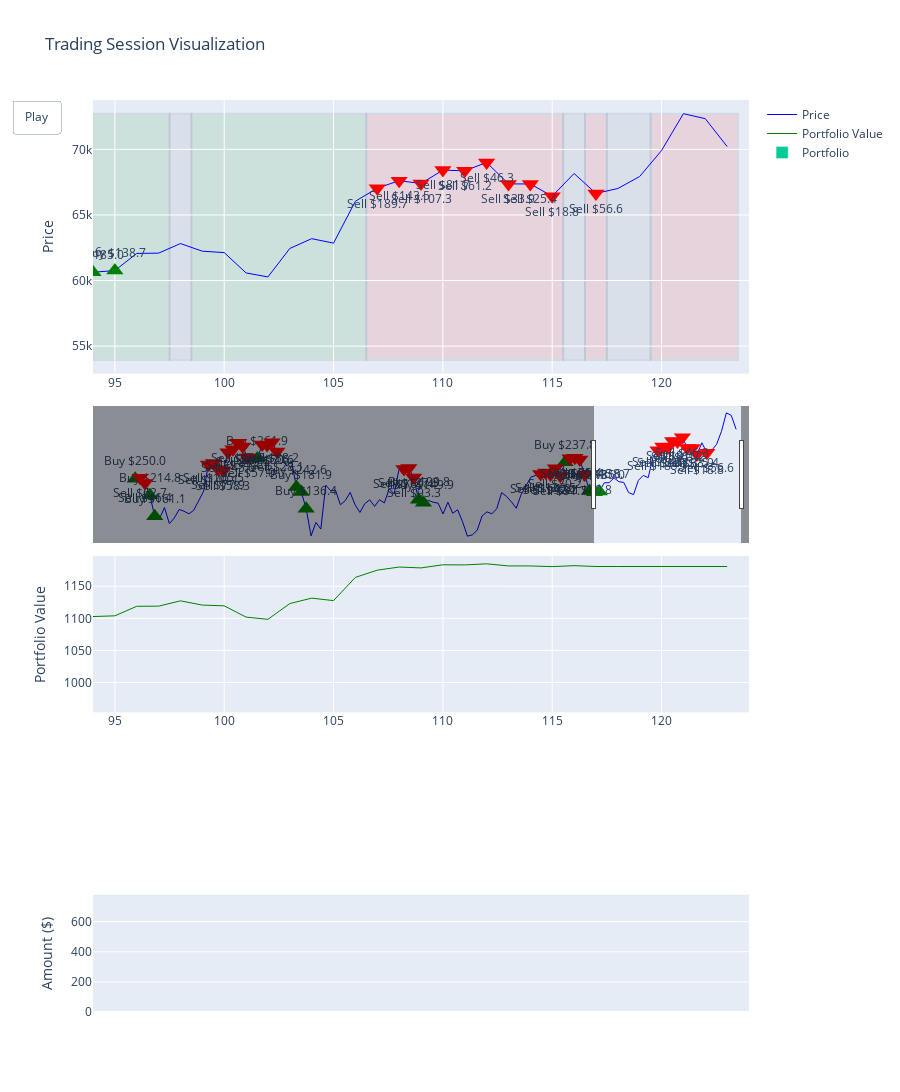

The cell this chart's notebook holds for it:
### Code cell
import plotly.graph_objects as go
from plotly.subplots import make_subplots
import numpy as np
from IPython.display import clear_output, display
import quantstats as qs

def run_trading_session(initial_balance, risk_level='medium'):
    test_data = fetch_data_with_indicators(Api.YAHOO, 'BTC-USD', '2024-05-01', '2024-11-01', '1d', ['RSI', 'EMA_50'])
    test_data = test_data.copy()
    test_data['Pct Change'] = test_data['Close'].pct_change() * 100
    test_data.dropna(inplace=True)
    peaks, properties = find_peaks(test_data['Close'], height=100, prominence=5, distance=40)
    test_data['Peak'] = 0
    test_data.loc[test_data.index[peaks], 'Peak'] = 1

    portfolio = BuySellStrategy(initial_balance, risk_level)
    eval_env = DummyVecEnv([lambda: CryptoTradingEnv(test_data)])
    eval_env = VecNormalize(eval_env, norm_obs=True, norm_reward=False)
    
    obs = eval_env.reset()
    done = False
    
    prices = []
    portfolio_values = []
    actions = []
    transactions = []
    buys = []
    sells = []
    crypto_balances = [0]
    cash_balances = [initial_balance]
    
    fig = make_subplots(rows=3, cols=1, 
                       row_heights=[0.7, 0.4, 0.3],
                       specs=[[{"type": "scatter"}],
                             [{"type": "scatter"}],
                             [{"type": "bar"}]],
                       vertical_spacing=0.2)

    fig.add_trace(
        go.Scatter(x=[], y=[], name="Price", line=dict(color="blue", width=1)),
        row=1, col=1
    )
    
    fig.add_trace(
        go.Scatter(x=[], y=[], name="Portfolio Value", line=dict(color="green", width=1)),
        row=2, col=1
    )
    
    fig.add_trace(
        go.Bar(x=['Crypto', 'Cash'], y=[0, 0], name="Portfolio"),
        row=3, col=1
    )

    fig.update_layout(
        height=1400,
        showlegend=True,
        xaxis_rangeslider_visible=True,
        hovermode='x unified',
        updatemenus=[dict(
            type="buttons",
            showactive=False,
            buttons=[dict(
                label="Play",
                method="animate",
                args=[None, {"frame": {"duration": 100, "redraw": True}}]
            )]
        )],
        title_text="Trading Session Visualization"
    )

    k = 0
    action_zones = []
    current_zone_start = 0
    current_zone_type = None
    window_size = 30

    while not done:   
        action = predict_ic(obs)
        current_price = eval_env.env_method('current_price')[0]
        traded_crypto = portfolio.interpret_action(action, current_price)
        
        total_value = portfolio.balance + (portfolio.crypto_held * current_price)
        portfolio_values.append(total_value)
        prices.append(current_price)
        actions.append(action)
        transactions.append(portfolio.transaction_history[-1])
        
        current_transaction = transactions[-1]
        crypto_value = current_transaction.get('crypto_held', 0) * current_price
        cash_balance = current_transaction.get('balance', 0)
        crypto_balances.append(crypto_value)
        cash_balances.append(cash_balance)
       
        action_type = 'buy' if action == 1 else 'sell' if action == 2 else 'hold'
        
        if current_zone_type != action_type:
            if current_zone_type is not None:
                action_zones.append((current_zone_start, k, current_zone_type))
            current_zone_start = k
            current_zone_type = action_type
            
        if traded_crypto > 0:
            if action == 1:
                buys.append(k)
            elif action == 2:
                sells.append(k)

        obs, rewards, done, info = eval_env.step([action])
        k = k + 1
        
        with fig.batch_update():
            fig.data = fig.data[:3]
            fig.data[0].x = list(range(len(prices)))
            fig.data[0].y = prices
            
            fig.data[1].x = list(range(len(portfolio_values)))
            fig.data[1].y = portfolio_values
            
            if k > window_size:
                visible_idx = k - window_size
            else:
                visible_idx = k
                
            fig.data[2].x = ['Crypto', 'Cash']
            fig.data[2].y = [crypto_balances[visible_idx], cash_balances[visible_idx]]
            
            shapes = []
            for zone_start, zone_end, zone_type in action_zones:
                color = 'green' if zone_type == 'buy' else 'red' if zone_type == 'sell' else 'gray'
                shapes.append(dict(
                    type="rect",
                    x0=zone_start-0.5,
                    x1=zone_end-0.5,
                    y0=min(prices),
                    y1=max(prices),
                    fillcolor=color,
                    opacity=0.1,
                    layer="below",
                    xref='x',
                    yref='y'
                ))
            
            if current_zone_type is not None:
                color = 'green' if current_zone_type == 'buy' else 'red' if current_zone_type == 'sell' else 'gray'
                shapes.append(dict(
                    type="rect",
                    x0=current_zone_start-0.5,
                    x1=k-0.5,
                    y0=min(prices),
                    y1=max(prices),
                    fillcolor=color,
                    opacity=0.1,
                    layer="below",
                    xref='x',
                    yref='y'
                ))
            
            fig.update_layout(shapes=shapes)
            
            if buys:
                fig.add_trace(
                    go.Scatter(
                        x=buys, 
                        y=[prices[i] for i in buys], 
                        mode='markers+text',
                        marker=dict(symbol='triangle-up', size=15, color='green'),
                        text=[f"Buy\n${transactions[i].get('trade_amount', 0):.1f}" for i in buys],
                        textposition="top center",
                        showlegend=False, 
                        hovertemplate="Buy<br>" +
                            "Price: $%{y:,.2f}<br>" +
                            "Amount: $%{customdata[0]:.2f}<br>" +
                            "Crypto: %{customdata[1]:.8f}<extra></extra>",
                        customdata=[[transactions[i].get('trade_amount', 0), 
                                   transactions[i].get('traded_crypto', 0)] for i in buys]
                    ),
                    row=1, col=1
                )
            
            if sells:
                fig.add_trace(
                    go.Scatter(
                        x=sells, 
                        y=[prices[i] for i in sells], 
                        mode='markers+text',
                        marker=dict(symbol='triangle-down', size=15, color='red'),
                        text=[f"Sell\n${transactions[i].get('trade_amount', 0):.1f}" for i in sells],
                        textposition="bottom center",
                        showlegend=False,  hovertemplate="Sell<br>" +
                            "Price: $%{y:,.2f}<br>" +
                            "Amount: $%{customdata[0]:.2f}<br>" +
                            "Crypto: %{customdata[1]:.8f}<extra></extra>",
                        customdata=[[transactions[i].get('trade_amount', 0), 
                                   transactions[i].get('traded_crypto', 0)] for i in sells]
                    ),
                    row=1, col=1
                )

            fig.update_yaxes(title_text="Price", row=1, col=1)
            fig.update_yaxes(title_text="Portfolio Value", row=2, col=1)
            fig.update_yaxes(title_text="Amount ($)", row=3, col=1)

            if k > window_size:
                fig.update_xaxes(range=[k-window_size, k])
                fig.update_xaxes(range=[k-window_size, k], row=2)
                fig.update_xaxes(range=[k-window_size, k], row=3)
                
        clear_output(wait=True)
        display(fig)
        
    return {
        'portfolio_values': portfolio_values,
        'prices': prices,
        'actions': actions,
        'transactions': transactions,
        'crypto_balances': crypto_balances,
        'cash_balances': cash_balances
    }

def generate_performance_report(results):
    portfolio_series = pd.Series(results['portfolio_values'])
    portfolio_series.index = pd.date_range(start='2024-05-01', periods=len(portfolio_series), freq='1H')
    returns = portfolio_series.pct_change().fillna(0)
    
    qs.reports.basic(returns, title='Trading Strategy Performance Report')

initial_balance = 1000.0
risk_level = 'medium'

results = run_trading_session(initial_balance, risk_level)
print(f"Final Portfolio Value: ${results['portfolio_values'][-1]:.2f}")
print(f"Total Transactions: {len(results['transactions'])}")
generate_performance_report(results)

### Figure 1 — Plotly figure (JSON) as saved in the notebook; plotly's stock layout.template omitted (floating-point values rounded to 4 significant figures)
{"data": [{"line": {"color": "blue", "width": 1}, "name": "Price", "type": "scatter", "x": [0, 1, 2, 3, 4, 5, 6, 7, 8, 9, 10, 11, 12, 13, 14, 15, 16, 17, 18, 19, 20, 21, 22, 23, 24, 25, 26, 27, 28, 29, 30, 31, 32, 33, 34, 35, 36, 37, 38, 39, 40, 41, 42, 43, 44, 45, 46, 47, 48, 49, 50, 51, 52, 53, 54, 55, 56, 57, 58, 59, 60, 61, 62, 63, 64, 65, 66, 67, 68, 69, 70, 71, 72, 73, 74, 75, 76, 77, 78, 79, 80, 81, 82, 83, 84, 85, 86, 87, 88, 89, 90, 91, 92, 93, 94, 95, 96, 97, 98, 99, 100, 101, 102, 103, 104, 105, 106, 107, 108, 109, 110, 111, 112, 113, 114, 115, 116, 117, 118, 119, 120, 121, 122, 123], "xaxis": "x", "y": [62680.0, 62850.0, 62030.0, 60170.0, 56980.0, 56660.0, 58300.0, 55850.0, 56710.0, 58010.0, 57740.0, 57340.0, 57900.0, 59230.0, 60790.0, 64870.0, 65100.0, 64120.0, 63970.0, 66710.0, 67160.0, 68150.0, 67590.0, 65930.0, 65370.0, 65780.0, 67910.0, 67810.0, 68260.0, 66820.0, 66200.0, 64620.0, 65360.0, 61420.0, 60680.0, 58120.0, 53990.0, 56030.0, 55030.0, 61710.0, 60880.0, 60950.0, 58720.0, 59350.0, 60610.0, 58740.0, 57560.0, 58890.0, 59480.0, 58480.0, 59490.0, 59010.0, 61180.0, 60380.0, 64090.0, 64180.0, 64330.0, 62880.0, 59500.0, 59030.0, 59390.0, 59120.0, 58970.0, 57330.0, 59110.0, 57430.0, 57970.0, 56160.0, 53950.0, 54140.0, 54840.0, 57020.0, 57650.0, 57340.0, 58130.0, 60570.0, 60010.0, 59180.0, 58190.0, 60310.0, 61650.0, 62940.0, 63190.0, 63390.0, 63650.0, 63330.0, 64300.0, 63140.0, 65180.0, 65790.0, 65890.0, 65640.0, 63330.0, 60840.0, 60630.0, 60760.0, 62070.0, 62090.0, 62820.0, 62240.0, 62130.0, 60580.0, 60270.0, 62450.0, 63190.0, 62850.0, 66050.0, 67040.0, 67610.0, 67400.0, 68420.0, 68360.0, 69000.0, 67370.0, 67360.0, 66430.0, 68160.0, 66640.0, 67010.0, 67930.0, 69910.0, 72720.0, 72340.0, 70220.0], "yaxis": "y"}, {"line": {"color": "green", "width": 1}, "name": "Portfolio Value", "type": "scatter", "x": [0, 1, 2, 3, 4, 5, 6, 7, 8, 9, 10, 11, 12, 13, 14, 15, 16, 17, 18, 19, 20, 21, 22, 23, 24, 25, 26, 27, 28, 29, 30, 31, 32, 33, 34, 35, 36, 37, 38, 39, 40, 41, 42, 43, 44, 45, 46, 47, 48, 49, 50, 51, 52, 53, 54, 55, 56, 57, 58, 59, 60, 61, 62, 63, 64, 65, 66, 67, 68, 69, 70, 71, 72, 73, 74, 75, 76, 77, 78, 79, 80, 81, 82, 83, 84, 85, 86, 87, 88, 89, 90, 91, 92, 93, 94, 95, 96, 97, 98, 99, 100, 101, 102, 103, 104, 105, 106, 107, 108, 109, 110, 111, 112, 113, 114, 115, 116, 117, 118, 119, 120, 121, 122, 123], "xaxis": "x2", "y": [1000, 1001.0, 998.2, 994.1, 975.5, 972.8, 986.9, 965.7, 973.1, 984.4, 982.1, 978.7, 983.5, 995.0, 1008.0, 1044.0, 1045.0, 1040.0, 1040.0, 1047.0, 1048.0, 1050.0, 1049.0, 1048.0, 1048.0, 1048.0, 1056.0, 1056.0, 1057.0, 1054.0, 1054.0, 1052.0, 1053.0, 1048.0, 1044.0, 1023.0, 979.3, 1001.0, 990.2, 1061.0, 1052.0, 1053.0, 1029.0, 1036.0, 1049.0, 1029.0, 1017.0, 1031.0, 1037.0, 1027.0, 1037.0, 1032.0, 1055.0, 1047.0, 1086.0, 1087.0, 1088.0, 1079.0, 1064.0, 1061.0, 1064.0, 1062.0, 1060.0, 1043.0, 1062.0, 1044.0, 1050.0, 1031.0, 1008.0, 1010.0, 1017.0, 1040.0, 1046.0, 1043.0, 1051.0, 1077.0, 1071.0, 1062.0, 1052.0, 1074.0, 1088.0, 1101.0, 1104.0, 1106.0, 1108.0, 1106.0, 1110.0, 1106.0, 1111.0, 1115.0, 1116.0, 1115.0, 1109.0, 1104.0, 1103.0, 1104.0, 1119.0, 1119.0, 1127.0, 1121.0, 1119.0, 1102.0, 1098.0, 1123.0, 1131.0, 1128.0, 1164.0, 1175.0, 1180.0, 1178.0, 1183.0, 1183.0, 1185.0, 1182.0, 1182.0, 1181.0, 1182.0, 1181.0, 1181.0, 1181.0, 1181.0, 1181.0, 1181.0, 1181.0], "yaxis": "y2"}, {"name": "Portfolio", "type": "bar", "x": ["Crypto", "Cash"], "xaxis": "x3", "y": [364.1, 739.8], "yaxis": "y3"}, {"customdata": [[250, 0.003989], [214.8, 0.003569], [161.1, 0.002827], [261.9, 0.003982], [242.6, 0.00395], [181.9, 0.002998], [136.4, 0.002348], [199.8, 0.003359], [149.9, 0.002539], [237.8, 0.003649], [246.6, 0.004054], [185.0, 0.00305], [138.7, 0.002283]], "hovertemplate": "Buy<br>Price: $%{y:,.2f}<br>Amount: $%{customdata[0]:.2f}<br>Crypto: %{customdata[1]:.8f}<extra></extra>", "marker": {"color": "green", "size": 15, "symbol": "triangle-up"}, "mode": "markers+text", "showlegend": false, "text": ["Buy\n$250.0", "Buy\n$214.8", "Buy\n$161.1", "Buy\n$261.9", "Buy\n$242.6", "Buy\n$181.9", "Buy\n$136.4", "Buy\n$199.8", "Buy\n$149.9", "Buy\n$237.8", "Buy\n$246.6", "Buy\n$185.0", "Buy\n$138.7"], "textposition": "top center", "type": "scatter", "x": [0, 3, 4, 25, 33, 34, 35, 58, 59, 88, 93, 94, 95], "xaxis": "x", "y": [62680.0, 60170.0, 56980.0, 65780.0, 61420.0, 60680.0, 58120.0, 59500.0, 59030.0, 65180.0, 60840.0, 60630.0, 60760.0], "yaxis": "y"}, {"customdata": [[62.67, 0.0009972], [46.39, 0.0007479], [140.1, 0.00216], [105.5, 0.00162], [77.9, 0.001215], [58.29, 0.0009112], [45.59, 0.0006834], [34.43, 0.0005126], [26.2, 0.0003844], [19.49, 0.0002883], [57.02, 0.0008649], [67.61, 0.0009955], [50.63, 0.0007466], [38.22, 0.00056], [28.06, 0.00042], [169.4, 0.002639], [127.3, 0.001979], [93.34, 0.001484], [164.0, 0.002588], [123.5, 0.001941], [92.18, 0.001456], [70.2, 0.001092], [51.7, 0.0008188], [100.4, 0.001526], [75.42, 0.001145], [56.35, 0.0008585], [40.78, 0.0006439], [189.7, 0.00283], [143.5, 0.002122], [107.3, 0.001592], [81.68, 0.001194], [61.21, 0.0008953], [46.34, 0.0006715], [33.93, 0.0005036], [25.44, 0.0003777], [18.82, 0.0002833], [56.64, 0.0008499]], "hovertemplate": "Sell<br>Price: $%{y:,.2f}<br>Amount: $%{customdata[0]:.2f}<br>Crypto: %{customdata[1]:.8f}<extra></extra>", "marker": {"color": "red", "size": 15, "symbol": "triangle-down"}, "mode": "markers+text", "showlegend": false, "text": ["Sell\n$62.7", "Sell\n$46.4", "Sell\n$140.1", "Sell\n$105.5", "Sell\n$77.9", "Sell\n$58.3", "Sell\n$45.6", "Sell\n$34.4", "Sell\n$26.2", "Sell\n$19.5", "Sell\n$57.0", "Sell\n$67.6", "Sell\n$50.6", "Sell\n$38.2", "Sell\n$28.1", "Sell\n$169.4", "Sell\n$127.3", "Sell\n$93.3", "Sell\n$164.0", "Sell\n$123.5", "Sell\n$92.2", "Sell\n$70.2", "Sell\n$51.7", "Sell\n$100.4", "Sell\n$75.4", "Sell\n$56.3", "Sell\n$40.8", "Sell\n$189.7", "Sell\n$143.5", "Sell\n$107.3", "Sell\n$81.7", "Sell\n$61.2", "Sell\n$46.3", "Sell\n$33.9", "Sell\n$25.4", "Sell\n$18.8", "Sell\n$56.6"], "textposition": "bottom center", "type": "scatter", "x": [1, 2, 15, 16, 17, 18, 19, 20, 21, 22, 23, 26, 27, 28, 29, 55, 56, 57, 83, 84, 85, 86, 87, 89, 90, 91, 92, 107, 108, 109, 110, 111, 112, 113, 114, 115, 117], "xaxis": "x", "y": [62850.0, 62030.0, 64870.0, 65100.0, 64120.0, 63970.0, 66710.0, 67160.0, 68150.0, 67590.0, 65930.0, 67910.0, 67810.0, 68260.0, 66820.0, 64180.0, 64330.0, 62880.0, 63390.0, 63650.0, 63330.0, 64300.0, 63140.0, 65790.0, 65890.0, 65640.0, 63330.0, 67040.0, 67610.0, 67400.0, 68420.0, 68360.0, 69000.0, 67370.0, 67360.0, 66430.0, 66640.0], "yaxis": "y"}], "layout": {"height": 1400, "hovermode": "x unified", "shapes": [{"fillcolor": "green", "layer": "below", "opacity": 0.1, "type": "rect", "x0": -0.5, "x1": 0.5, "xref": "x", "y0": 53950.0, "y1": 72720.0, "yref": "y"}, {"fillcolor": "red", "layer": "below", "opacity": 0.1, "type": "rect", "x0": 0.5, "x1": 2.5, "xref": "x", "y0": 53950.0, "y1": 72720.0, "yref": "y"}, {"fillcolor": "green", "layer": "below", "opacity": 0.1, "type": "rect", "x0": 2.5, "x1": 14.5, "xref": "x", "y0": 53950.0, "y1": 72720.0, "yref": "y"}, {"fillcolor": "red", "layer": "below", "opacity": 0.1, "type": "rect", "x0": 14.5, "x1": 24.5, "xref": "x", "y0": 53950.0, "y1": 72720.0, "yref": "y"}, {"fillcolor": "green", "layer": "below", "opacity": 0.1, "type": "rect", "x0": 24.5, "x1": 25.5, "xref": "x", "y0": 53950.0, "y1": 72720.0, "yref": "y"}, {"fillcolor": "red", "layer": "below", "opacity": 0.1, "type": "rect", "x0": 25.5, "x1": 29.5, "xref": "x", "y0": 53950.0, "y1": 72720.0, "yref": "y"}, {"fillcolor": "gray", "layer": "below", "opacity": 0.1, "type": "rect", "x0": 29.5, "x1": 32.5, "xref": "x", "y0": 53950.0, "y1": 72720.0, "yref": "y"}, {"fillcolor": "green", "layer": "below", "opacity": 0.1, "type": "rect", "x0": 32.5, "x1": 54.5, "xref": "x", "y0": 53950.0, "y1": 72720.0, "yref": "y"}, {"fillcolor": "red", "layer": "below", "opacity": 0.1, "type": "rect", "x0": 54.5, "x1": 57.5, "xref": "x", "y0": 53950.0, "y1": 72720.0, "yref": "y"}, {"fillcolor": "green", "layer": "below", "opacity": 0.1, "type": "rect", "x0": 57.5, "x1": 82.5, "xref": "x", "y0": 53950.0, "y1": 72720.0, "yref": "y"}, {"fillcolor": "red", "layer": "below", "opacity": 0.1, "type": "rect", "x0": 82.5, "x1": 87.5, "xref": "x", "y0": 53950.0, "y1": 72720.0, "yref": "y"}, {"fillcolor": "green", "layer": "below", "opacity": 0.1, "type": "rect", "x0": 87.5, "x1": 88.5, "xref": "x", "y0": 53950.0, "y1": 72720.0, "yref": "y"}, {"fillcolor": "red", "layer": "below", "opacity": 0.1, "type": "rect", "x0": 88.5, "x1": 92.5, "xref": "x", "y0": 53950.0, "y1": 72720.0, "yref": "y"}, {"fillcolor": "green", "layer": "below", "opacity": 0.1, "type": "rect", "x0": 92.5, "x1": 97.5, "xref": "x", "y0": 53950.0, "y1": 72720.0, "yref": "y"}, {"fillcolor": "gray", "layer": "below", "opacity": 0.1, "type": "rect", "x0": 97.5, "x1": 98.5, "xref": "x", "y0": 53950.0, "y1": 72720.0, "yref": "y"}, {"fillcolor": "green", "layer": "below", "opacity": 0.1, "type": "rect", "x0": 98.5, "x1": 106.5, "xref": "x", "y0": 53950.0, "y1": 72720.0, "yref": "y"}, {"fillcolor": "red", "layer": "below", "opacity": 0.1, "type": "rect", "x0": 106.5, "x1": 115.5, "xref": "x", "y0": 53950.0, "y1": 72720.0, "yref": "y"}, {"fillcolor": "gray", "layer": "below", "opacity": 0.1, "type": "rect", "x0": 115.5, "x1": 116.5, "xref": "x", "y0": 53950.0, "y1": 72720.0, "yref": "y"}, {"fillcolor": "red", "layer": "below", "opacity": 0.1, "type": "rect", "x0": 116.5, "x1": 117.5, "xref": "x", "y0": 53950.0, "y1": 72720.0, "yref": "y"}, {"fillcolor": "gray", "layer": "below", "opacity": 0.1, "type": "rect", "x0": 117.5, "x1": 119.5, "xref": "x", "y0": 53950.0, "y1": 72720.0, "yref": "y"}, {"fillcolor": "red", "layer": "below", "opacity": 0.1, "type": "rect", "x0": 119.5, "x1": 123.5, "xref": "x", "y0": 53950.0, "y1": 72720.0, "yref": "y"}], "showlegend": true, "title": {"text": "Trading Session Visualization"}, "updatemenus": [{"buttons": [{"args": [null, {"frame": {"duration": 100, "redraw": true}}], "label": "Play", "method": "animate"}], "showactive": false, "type": "buttons"}], "xaxis": {"anchor": "y", "domain": [0, 1], "range": [94, 124], "rangeslider": {"visible": true}}, "xaxis2": {"anchor": "y2", "domain": [0, 1], "range": [94, 124]}, "xaxis3": {"anchor": "y3", "domain": [0, 1], "range": [94, 124]}, "yaxis": {"anchor": "x", "domain": [0.7, 1], "title": {"text": "Price"}}, "yaxis2": {"anchor": "x2", "domain": [0.3286, 0.5], "title": {"text": "Portfolio Value"}}, "yaxis3": {"anchor": "x3", "domain": [0, 0.1286], "title": {"text": "Amount ($)"}}}}
